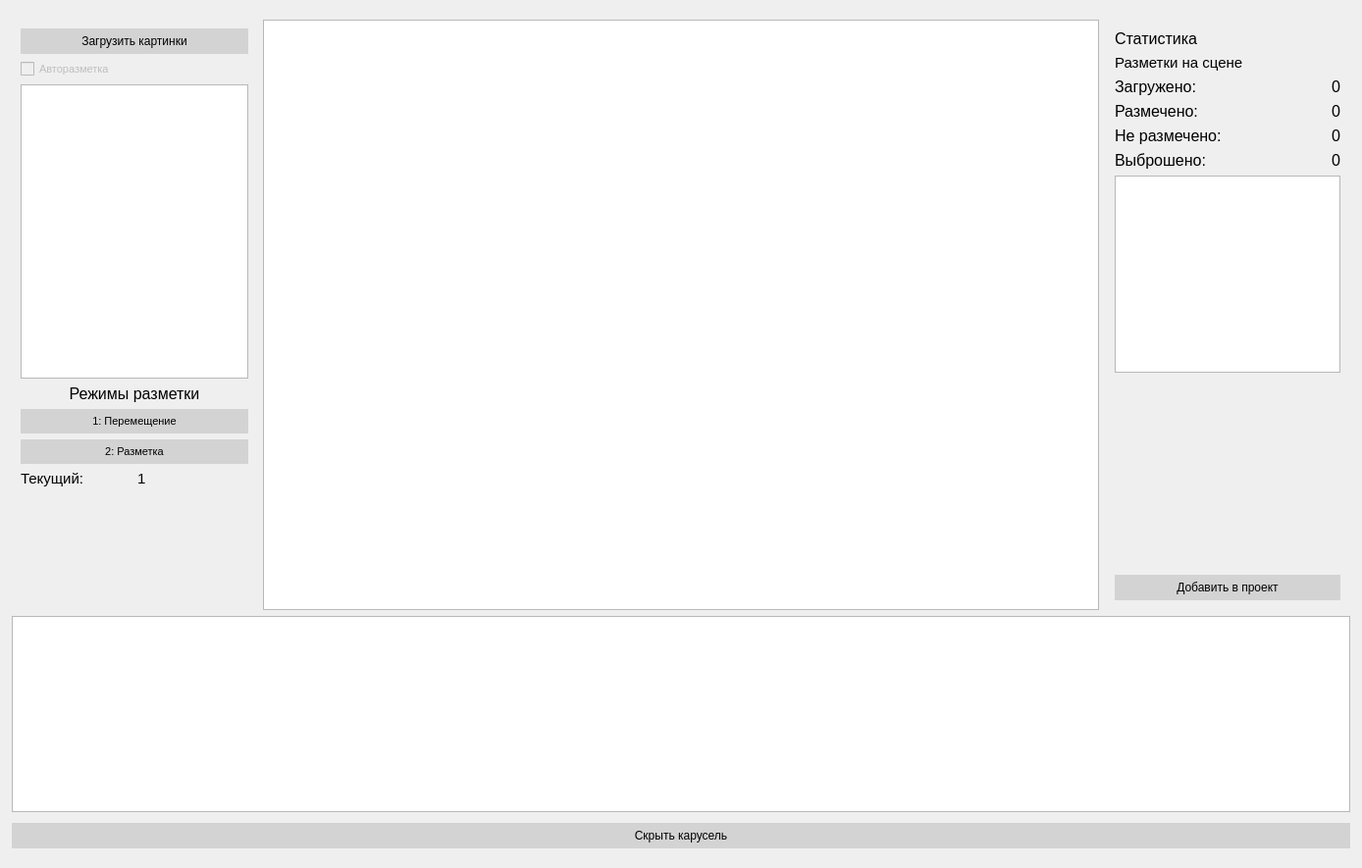
<?xml version="1.0" encoding="UTF-8"?>
<ui version="4.0">
 <class>annotataion_page</class>
 <widget class="QWidget" name="annotataion_page">
  <property name="geometry">
   <rect>
    <x>0</x>
    <y>0</y>
    <width>1388</width>
    <height>885</height>
   </rect>
  </property>
  <property name="windowTitle">
   <string>Форма для аннотации</string>
  </property>
  <property name="styleSheet">
   <string notr="true">QPushButton {
    background-color: lightgray;
    color: black;            
    border: 1px solid lightgray; 
    padding: 5px 0px;    
}

QPushButton:hover {
    background-color: white;
	border: 1px solid blue;
}

QPushButton:pressed {
	background-color: solid lightblue;
	border: 1px solid black;
}</string>
  </property>
  <layout class="QVBoxLayout" name="page_main_layout">
   <item>
    <widget class="QWidget" name="display_scene" native="true">
     <layout class="QVBoxLayout" name="display_layout">
      <property name="leftMargin">
       <number>1</number>
      </property>
      <property name="rightMargin">
       <number>1</number>
      </property>
      <item>
       <layout class="QHBoxLayout" name="horizontalLayout_2">
        <item>
         <widget class="QWidget" name="verticalWidget_3" native="true">
          <property name="minimumSize">
           <size>
            <width>250</width>
            <height>0</height>
           </size>
          </property>
          <property name="maximumSize">
           <size>
            <width>250</width>
            <height>16777215</height>
           </size>
          </property>
          <layout class="QVBoxLayout" name="verticalLayout_6">
           <item>
            <widget class="QPushButton" name="load_images_button">
             <property name="enabled">
              <bool>true</bool>
             </property>
             <property name="mouseTracking">
              <bool>true</bool>
             </property>
             <property name="text">
              <string>Загрузить картинки</string>
             </property>
             <property name="default">
              <bool>true</bool>
             </property>
            </widget>
           </item>
           <item>
            <widget class="QCheckBox" name="auto_annotate_checkbox">
             <property name="enabled">
              <bool>false</bool>
             </property>
             <property name="font">
              <font>
               <pointsize>8</pointsize>
              </font>
             </property>
             <property name="text">
              <string>Авторазметка</string>
             </property>
            </widget>
           </item>
           <item>
            <widget class="UClassSelectorList" name="list_class_selector">
             <property name="minimumSize">
              <size>
               <width>0</width>
               <height>300</height>
              </size>
             </property>
             <property name="maximumSize">
              <size>
               <width>16777215</width>
               <height>16777215</height>
              </size>
             </property>
            </widget>
           </item>
           <item>
            <widget class="QLabel" name="label_6">
             <property name="font">
              <font>
               <pointsize>12</pointsize>
              </font>
             </property>
             <property name="text">
              <string>Режимы разметки</string>
             </property>
             <property name="alignment">
              <set>Qt::AlignCenter</set>
             </property>
            </widget>
           </item>
           <item>
            <widget class="QPushButton" name="select_dragmode_button">
             <property name="minimumSize">
              <size>
               <width>0</width>
               <height>0</height>
              </size>
             </property>
             <property name="maximumSize">
              <size>
               <width>16777215</width>
               <height>16777215</height>
              </size>
             </property>
             <property name="baseSize">
              <size>
               <width>80</width>
               <height>80</height>
              </size>
             </property>
             <property name="font">
              <font>
               <pointsize>8</pointsize>
              </font>
             </property>
             <property name="layoutDirection">
              <enum>Qt::LeftToRight</enum>
             </property>
             <property name="text">
              <string>1: Перемещение</string>
             </property>
            </widget>
           </item>
           <item>
            <widget class="QPushButton" name="select_annotatemode_button">
             <property name="minimumSize">
              <size>
               <width>0</width>
               <height>0</height>
              </size>
             </property>
             <property name="maximumSize">
              <size>
               <width>16777215</width>
               <height>16777215</height>
              </size>
             </property>
             <property name="baseSize">
              <size>
               <width>0</width>
               <height>0</height>
              </size>
             </property>
             <property name="font">
              <font>
               <pointsize>8</pointsize>
              </font>
             </property>
             <property name="text">
              <string>2: Разметка</string>
             </property>
            </widget>
           </item>
           <item>
            <layout class="QHBoxLayout" name="horizontalLayout_5">
             <item>
              <widget class="QLabel" name="label_12">
               <property name="font">
                <font>
                 <pointsize>11</pointsize>
                </font>
               </property>
               <property name="text">
                <string>Текущий:</string>
               </property>
              </widget>
             </item>
             <item>
              <widget class="QLabel" name="selected_label">
               <property name="font">
                <font>
                 <pointsize>11</pointsize>
                </font>
               </property>
               <property name="text">
                <string>1</string>
               </property>
              </widget>
             </item>
            </layout>
           </item>
           <item>
            <spacer name="verticalSpacer_2">
             <property name="orientation">
              <enum>Qt::Vertical</enum>
             </property>
             <property name="sizeHint" stdset="0">
              <size>
               <width>20</width>
               <height>40</height>
              </size>
             </property>
            </spacer>
           </item>
          </layout>
         </widget>
        </item>
        <item>
         <widget class="UAnnotationGraphicsView" name="annotation_scene"/>
        </item>
        <item>
         <widget class="QWidget" name="verticalWidget_4" native="true">
          <property name="sizePolicy">
           <sizepolicy hsizetype="Expanding" vsizetype="Preferred">
            <horstretch>0</horstretch>
            <verstretch>0</verstretch>
           </sizepolicy>
          </property>
          <property name="minimumSize">
           <size>
            <width>250</width>
            <height>0</height>
           </size>
          </property>
          <property name="maximumSize">
           <size>
            <width>250</width>
            <height>16777215</height>
           </size>
          </property>
          <property name="styleSheet">
           <string notr="true"/>
          </property>
          <layout class="QVBoxLayout" name="verticalLayout_2">
           <property name="leftMargin">
            <number>10</number>
           </property>
           <property name="topMargin">
            <number>10</number>
           </property>
           <property name="rightMargin">
            <number>10</number>
           </property>
           <property name="bottomMargin">
            <number>10</number>
           </property>
           <item>
            <widget class="QLabel" name="label_13">
             <property name="minimumSize">
              <size>
               <width>175</width>
               <height>0</height>
              </size>
             </property>
             <property name="font">
              <font>
               <pointsize>12</pointsize>
              </font>
             </property>
             <property name="text">
              <string>Статистика</string>
             </property>
             <property name="textFormat">
              <enum>Qt::PlainText</enum>
             </property>
            </widget>
           </item>
           <item>
            <widget class="QLabel" name="label_14">
             <property name="font">
              <font>
               <pointsize>11</pointsize>
              </font>
             </property>
             <property name="text">
              <string>Разметки на сцене</string>
             </property>
            </widget>
           </item>
           <item>
            <layout class="QHBoxLayout" name="horizontalLayout_6">
             <item>
              <layout class="QVBoxLayout" name="verticalLayout_7">
               <item>
                <widget class="QLabel" name="label_15">
                 <property name="font">
                  <font>
                   <pointsize>12</pointsize>
                  </font>
                 </property>
                 <property name="text">
                  <string>Загружено:</string>
                 </property>
                </widget>
               </item>
               <item>
                <widget class="QLabel" name="label_16">
                 <property name="font">
                  <font>
                   <pointsize>12</pointsize>
                  </font>
                 </property>
                 <property name="text">
                  <string>Размечено:</string>
                 </property>
                </widget>
               </item>
               <item>
                <widget class="QLabel" name="label_17">
                 <property name="font">
                  <font>
                   <pointsize>12</pointsize>
                  </font>
                 </property>
                 <property name="text">
                  <string>Не размечено:</string>
                 </property>
                </widget>
               </item>
               <item>
                <widget class="QLabel" name="label_18">
                 <property name="font">
                  <font>
                   <pointsize>12</pointsize>
                  </font>
                 </property>
                 <property name="text">
                  <string>Выброшено:</string>
                 </property>
                </widget>
               </item>
              </layout>
             </item>
             <item>
              <layout class="QVBoxLayout" name="verticalLayout_8">
               <item>
                <widget class="QLabel" name="label_count_images">
                 <property name="font">
                  <font>
                   <pointsize>12</pointsize>
                  </font>
                 </property>
                 <property name="text">
                  <string>0</string>
                 </property>
                 <property name="alignment">
                  <set>Qt::AlignRight|Qt::AlignTrailing|Qt::AlignVCenter</set>
                 </property>
                </widget>
               </item>
               <item>
                <widget class="QLabel" name="label_count_annotated">
                 <property name="font">
                  <font>
                   <pointsize>12</pointsize>
                  </font>
                 </property>
                 <property name="text">
                  <string>0</string>
                 </property>
                 <property name="alignment">
                  <set>Qt::AlignRight|Qt::AlignTrailing|Qt::AlignVCenter</set>
                 </property>
                </widget>
               </item>
               <item>
                <widget class="QLabel" name="label_count_not_annotated">
                 <property name="font">
                  <font>
                   <pointsize>12</pointsize>
                  </font>
                 </property>
                 <property name="text">
                  <string>0</string>
                 </property>
                 <property name="alignment">
                  <set>Qt::AlignRight|Qt::AlignTrailing|Qt::AlignVCenter</set>
                 </property>
                </widget>
               </item>
               <item>
                <widget class="QLabel" name="label_count_dropped">
                 <property name="font">
                  <font>
                   <pointsize>12</pointsize>
                  </font>
                 </property>
                 <property name="text">
                  <string>0</string>
                 </property>
                 <property name="alignment">
                  <set>Qt::AlignRight|Qt::AlignTrailing|Qt::AlignVCenter</set>
                 </property>
                </widget>
               </item>
              </layout>
             </item>
            </layout>
           </item>
           <item>
            <widget class="UListAnnotationWidget" name="list_widget_annotated_on_scene">
             <property name="minimumSize">
              <size>
               <width>0</width>
               <height>0</height>
              </size>
             </property>
             <property name="maximumSize">
              <size>
               <width>16777215</width>
               <height>16777215</height>
              </size>
             </property>
             <property name="uniformItemSizes">
              <bool>false</bool>
             </property>
            </widget>
           </item>
           <item>
            <spacer name="verticalSpacer_3">
             <property name="orientation">
              <enum>Qt::Vertical</enum>
             </property>
             <property name="sizeHint" stdset="0">
              <size>
               <width>20</width>
               <height>40</height>
              </size>
             </property>
            </spacer>
           </item>
           <item>
            <widget class="QPushButton" name="button_add_to_project">
             <property name="styleSheet">
              <string notr="true">QWidget &gt; QPushButton {
	background-color: rgb(88, 239, 255);
}

QWidget &gt; QPushButton:hover {
	background-color: white;
}</string>
             </property>
             <property name="text">
              <string>Добавить в проект</string>
             </property>
            </widget>
           </item>
          </layout>
         </widget>
        </item>
       </layout>
      </item>
      <item>
       <widget class="UThumbnailCarousel" name="thumbnail_carousel">
        <property name="minimumSize">
         <size>
          <width>0</width>
          <height>200</height>
         </size>
        </property>
        <property name="maximumSize">
         <size>
          <width>16777215</width>
          <height>200</height>
         </size>
        </property>
       </widget>
      </item>
      <item>
       <widget class="QPushButton" name="toggle_round_images">
        <property name="enabled">
         <bool>true</bool>
        </property>
        <property name="mouseTracking">
         <bool>true</bool>
        </property>
        <property name="autoFillBackground">
         <bool>false</bool>
        </property>
        <property name="styleSheet">
         <string notr="true">margin-top: 5px;</string>
        </property>
        <property name="text">
         <string>Скрыть карусель</string>
        </property>
        <property name="autoRepeat">
         <bool>false</bool>
        </property>
        <property name="default">
         <bool>true</bool>
        </property>
       </widget>
      </item>
     </layout>
    </widget>
   </item>
  </layout>
 </widget>
 <customwidgets>
  <customwidget>
   <class>UListAnnotationWidget</class>
   <extends>QListWidget</extends>
   <header location="global">custom_widgets</header>
  </customwidget>
  <customwidget>
   <class>UAnnotationGraphicsView</class>
   <extends>QGraphicsView</extends>
   <header location="global">annotation.annotable</header>
  </customwidget>
  <customwidget>
   <class>UThumbnailCarousel</class>
   <extends>QGraphicsView</extends>
   <header location="global">annotation.carousel</header>
  </customwidget>
  <customwidget>
   <class>UClassSelectorList</class>
   <extends>QListWidget</extends>
   <header location="global">annotation.annotable</header>
  </customwidget>
 </customwidgets>
 <resources/>
 <connections/>
</ui>
